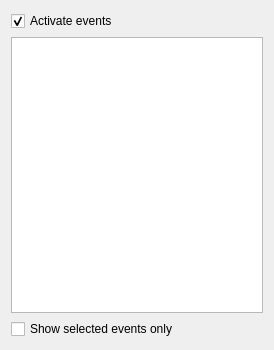
<?xml version="1.0" encoding="UTF-8"?>
<ui version="4.0">
 <class>EventWindowWidget</class>
 <widget class="QWidget" name="EventWindowWidget">
  <property name="geometry">
   <rect>
    <x>0</x>
    <y>0</y>
    <width>274</width>
    <height>350</height>
   </rect>
  </property>
  <property name="sizePolicy">
   <sizepolicy hsizetype="Fixed" vsizetype="Preferred">
    <horstretch>0</horstretch>
    <verstretch>0</verstretch>
   </sizepolicy>
  </property>
  <property name="windowTitle">
   <string>Event List</string>
  </property>
  <layout class="QVBoxLayout" name="verticalLayout">
   <item>
    <widget class="QCheckBox" name="m_checkBox_activateEvents">
     <property name="text">
      <string>Activate events</string>
     </property>
     <property name="checked">
      <bool>true</bool>
     </property>
    </widget>
   </item>
   <item>
    <widget class="QTableView" name="m_tableView_eventTableView"/>
   </item>
   <item>
    <widget class="QCheckBox" name="m_checkBox_showSelectedEventsOnly">
     <property name="text">
      <string>Show selected events only</string>
     </property>
    </widget>
   </item>
  </layout>
 </widget>
 <resources/>
 <connections/>
</ui>
